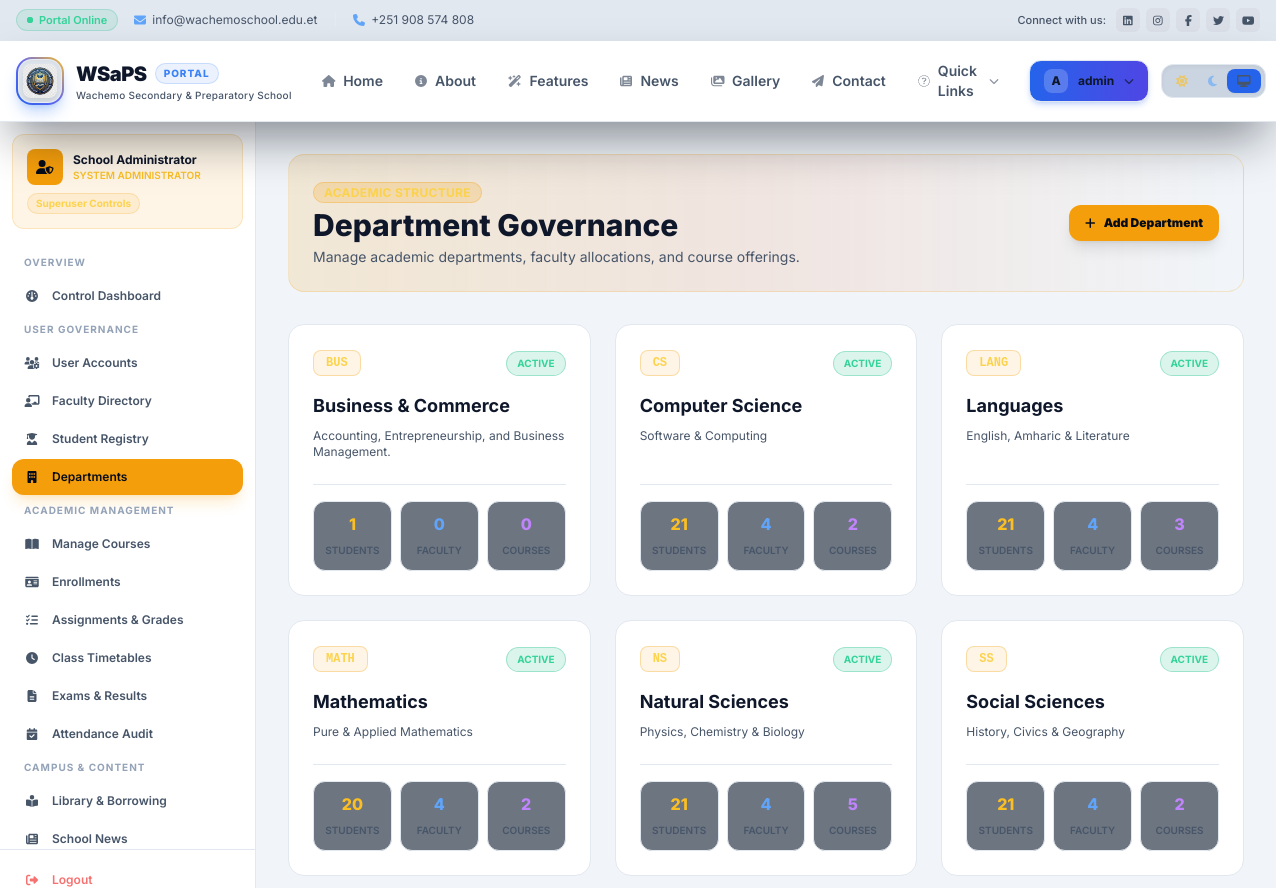
The app's page /admin-dashboard/departments/ (signed in), older data.
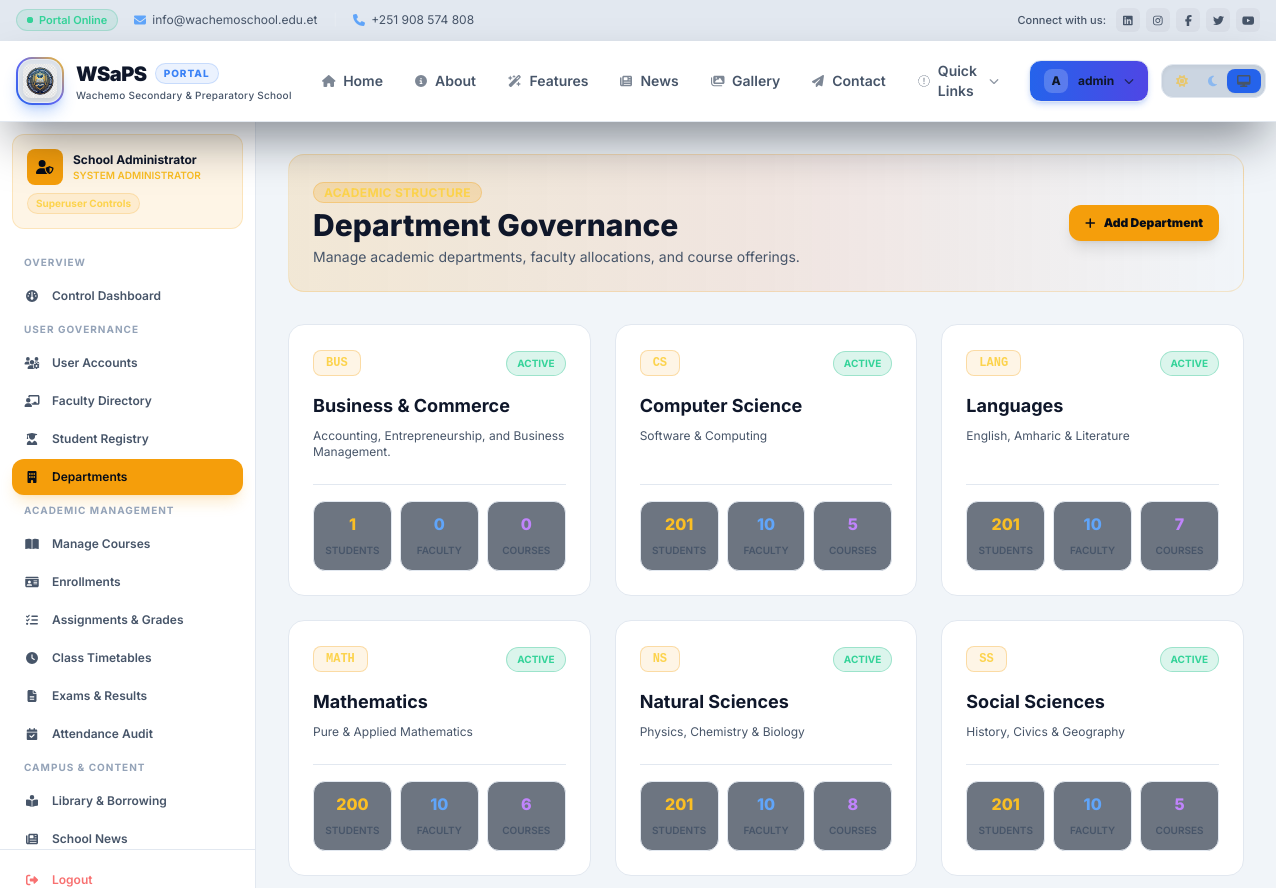
The same page, newer data.
### student/models.py (models this page shows, shortened)
class Department(models.Model):
    name = models.CharField(max_length=100, unique=True)
    code = models.CharField(max_length=10, unique=True)
    description = models.TextField(blank=True)
    is_active = models.BooleanField(default=True)
    created_at = models.DateTimeField(auto_now_add=True)
    updated_at = models.DateTimeField(auto_now=True, null=True, blank=True)

### wachemosaps/views.py (the view, shortened to what this page needs)
# urls.py: path('admin-dashboard/departments/', views.admin_departments, name='admin_departments'),
@admin_required
def admin_departments(request):
    departments = Department.objects.annotate(
        student_count=Count('students', distinct=True),
        instructor_count=Count('instructors', distinct=True),
        course_count=Count('courses', distinct=True)
    ).order_by('code')
    context = {'departments': departments}
    return render(request, 'admin_portal/departments.html', context)

### templates/admin_portal/departments.html (shortened to what the changed rows need)
{% extends 'base.html' %}
{% block content %}
<div class="flex h-[calc(100vh-100px)] overflow-hidden bg-navy-900 portal-main-bg">
    <div class="flex-1 h-full overflow-y-auto p-6 md:p-8">
        <div class="flex flex-col md:flex-row md:items-center justify-between gap-4 mb-8 bg-gradient-to-r from-amber-500/15 via-orange-600/10 to-transparent p-6 rounded-2xl border border-amber-500/20">
            <div>
                <h1 class="text-2xl md:text-3xl font-extrabold text-white mt-1">Department Governance</h1>
            </div>
        </div>
        <div class="grid grid-cols-1 md:grid-cols-2 lg:grid-cols-3 gap-6">
            {% for d in departments %}
                <div class="bg-navy-800 rounded-2xl border border-white/10 p-6 flex flex-col justify-between hover:border-amber-500/30 transition-all group">
                    <div>
                        <div class="flex items-center justify-between mb-4">
                            <span class="px-3 py-1 bg-amber-500/10 border border-amber-500/30 text-amber-300 font-mono font-bold text-xs rounded-lg">
                                {{ d.code }}
                            </span>
                            <form method="post" class="inline">
                                <button type="submit" class="px-2.5 py-1 text-[10px] font-bold rounded-full border uppercase transition-all {% if d.is_active %}bg-emerald-500/15 text-emerald-400 border-emerald-500/30 hover:bg-emerald-500/20{% else %}bg-red-500/15 text-red-400 border-red-500/30 hover:bg-red-500/20{% endif %}">
                                    {% if d.is_active %}Active{% else %}Inactive{% endif %}
                                </button>
                            </form>
                        </div>
                        <h3 class="text-lg font-bold text-white mb-2 group-hover:text-amber-400 transition-colors">{{ d.name }}</h3>
                        <p class="text-gray-400 text-xs line-clamp-3 mb-6">{{ d.description|default:"No description provided." }}</p>
                    </div>
                    <div class="grid grid-cols-3 gap-2 pt-4 border-t border-white/10 text-center">
                        <div class="bg-navy-900/60 p-2.5 rounded-xl border border-white/5">
                            <span class="block text-amber-400 font-extrabold text-base">{{ d.student_count }}</span>
                            <span class="text-[10px] text-gray-400 uppercase font-semibold">Students</span>
                        </div>
                        <div class="bg-navy-900/60 p-2.5 rounded-xl border border-white/5">
                            <span class="block text-blue-400 font-extrabold text-base">{{ d.instructor_count }}</span>
                            <span class="text-[10px] text-gray-400 uppercase font-semibold">Faculty</span>
                        </div>
                        <div class="bg-navy-900/60 p-2.5 rounded-xl border border-white/5">
                            <span class="block text-purple-400 font-extrabold text-base">{{ d.course_count }}</span>
                            <span class="text-[10px] text-gray-400 uppercase font-semibold">Courses</span>
                        </div>
                    </div>
                </div>
            {% empty %}
                <div class="col-span-full bg-navy-800 p-12 text-center rounded-2xl border border-white/10">
                    <i class="fas fa-building text-4xl text-gray-600 mb-3"></i>
                    <p class="text-gray-400 text-sm font-semibold">No departments found in system.</p>
                </div>
            {% endfor %}
        </div>
    </div>
</div>
{% endblock %}

Row changes from the older to the newer data that the page shows:
changed Department "Computer Science": student_count "21" → "201"; instructor_count "4" → "10"; course_count "2" → "5"
changed Department "Languages": student_count "21" → "201"; instructor_count "4" → "10"; course_count "3" → "7"
changed Department "Mathematics": student_count "20" → "200"; instructor_count "4" → "10"; course_count "2" → "6"
changed Department "Natural Sciences": student_count "21" → "201"; instructor_count "4" → "10"; course_count "5" → "8"
changed Department "Social Sciences": student_count "21" → "201"; instructor_count "4" → "10"; course_count "2" → "5"
